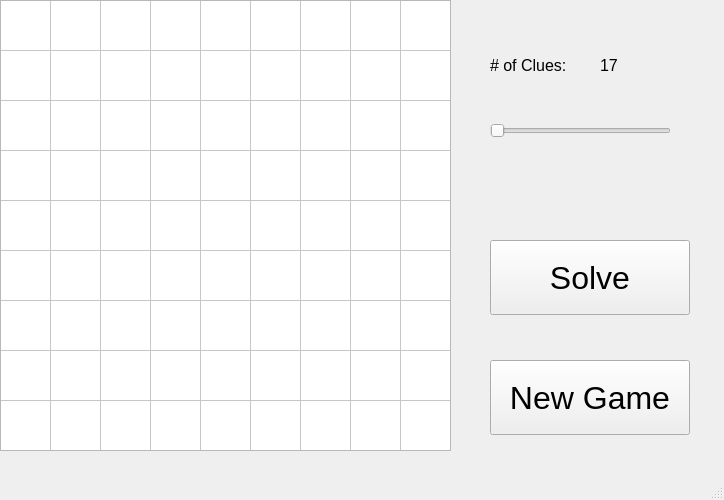
<?xml version="1.0" encoding="UTF-8"?>
<ui version="4.0">
 <class>MainWindow</class>
 <widget class="QMainWindow" name="MainWindow">
  <property name="geometry">
   <rect>
    <x>0</x>
    <y>0</y>
    <width>724</width>
    <height>500</height>
   </rect>
  </property>
  <property name="windowTitle">
   <string>MainWindow</string>
  </property>
  <widget class="QWidget" name="centralwidget">
   <widget class="QTableWidget" name="tableWidget">
    <property name="geometry">
     <rect>
      <x>0</x>
      <y>0</y>
      <width>451</width>
      <height>451</height>
     </rect>
    </property>
    <property name="verticalScrollBarPolicy">
     <enum>Qt::ScrollBarAlwaysOff</enum>
    </property>
    <property name="horizontalScrollBarPolicy">
     <enum>Qt::ScrollBarAlwaysOff</enum>
    </property>
    <property name="sizeAdjustPolicy">
     <enum>QAbstractScrollArea::AdjustIgnored</enum>
    </property>
    <property name="rowCount">
     <number>9</number>
    </property>
    <property name="columnCount">
     <number>9</number>
    </property>
    <attribute name="horizontalHeaderVisible">
     <bool>false</bool>
    </attribute>
    <attribute name="horizontalHeaderCascadingSectionResizes">
     <bool>false</bool>
    </attribute>
    <attribute name="horizontalHeaderMinimumSectionSize">
     <number>50</number>
    </attribute>
    <attribute name="horizontalHeaderDefaultSectionSize">
     <number>50</number>
    </attribute>
    <attribute name="horizontalHeaderHighlightSections">
     <bool>false</bool>
    </attribute>
    <attribute name="verticalHeaderVisible">
     <bool>false</bool>
    </attribute>
    <attribute name="verticalHeaderMinimumSectionSize">
     <number>50</number>
    </attribute>
    <attribute name="verticalHeaderDefaultSectionSize">
     <number>50</number>
    </attribute>
    <attribute name="verticalHeaderHighlightSections">
     <bool>false</bool>
    </attribute>
    <row/>
    <row/>
    <row/>
    <row/>
    <row/>
    <row/>
    <row/>
    <row/>
    <row/>
    <column/>
    <column/>
    <column/>
    <column/>
    <column/>
    <column/>
    <column/>
    <column/>
    <column/>
   </widget>
   <widget class="QPushButton" name="new_game_button">
    <property name="geometry">
     <rect>
      <x>490</x>
      <y>360</y>
      <width>200</width>
      <height>75</height>
     </rect>
    </property>
    <property name="font">
     <font>
      <pointsize>24</pointsize>
     </font>
    </property>
    <property name="text">
     <string>New Game</string>
    </property>
   </widget>
   <widget class="QPushButton" name="solve_button">
    <property name="geometry">
     <rect>
      <x>490</x>
      <y>240</y>
      <width>200</width>
      <height>75</height>
     </rect>
    </property>
    <property name="font">
     <font>
      <pointsize>24</pointsize>
     </font>
    </property>
    <property name="text">
     <string>Solve</string>
    </property>
   </widget>
   <widget class="QLabel" name="clue_label">
    <property name="geometry">
     <rect>
      <x>490</x>
      <y>40</y>
      <width>111</width>
      <height>51</height>
     </rect>
    </property>
    <property name="font">
     <font>
      <pointsize>12</pointsize>
     </font>
    </property>
    <property name="text">
     <string># of Clues: </string>
    </property>
   </widget>
   <widget class="QSlider" name="horizontalSlider">
    <property name="geometry">
     <rect>
      <x>490</x>
      <y>110</y>
      <width>181</width>
      <height>41</height>
     </rect>
    </property>
    <property name="orientation">
     <enum>Qt::Horizontal</enum>
    </property>
   </widget>
   <widget class="QLabel" name="clue_number_label">
    <property name="geometry">
     <rect>
      <x>600</x>
      <y>40</y>
      <width>61</width>
      <height>51</height>
     </rect>
    </property>
    <property name="font">
     <font>
      <pointsize>12</pointsize>
     </font>
    </property>
    <property name="text">
     <string>17</string>
    </property>
   </widget>
  </widget>
  <widget class="QMenuBar" name="menubar">
   <property name="geometry">
    <rect>
     <x>0</x>
     <y>0</y>
     <width>724</width>
     <height>26</height>
    </rect>
   </property>
  </widget>
  <widget class="QStatusBar" name="statusbar"/>
 </widget>
 <resources/>
 <connections/>
</ui>
